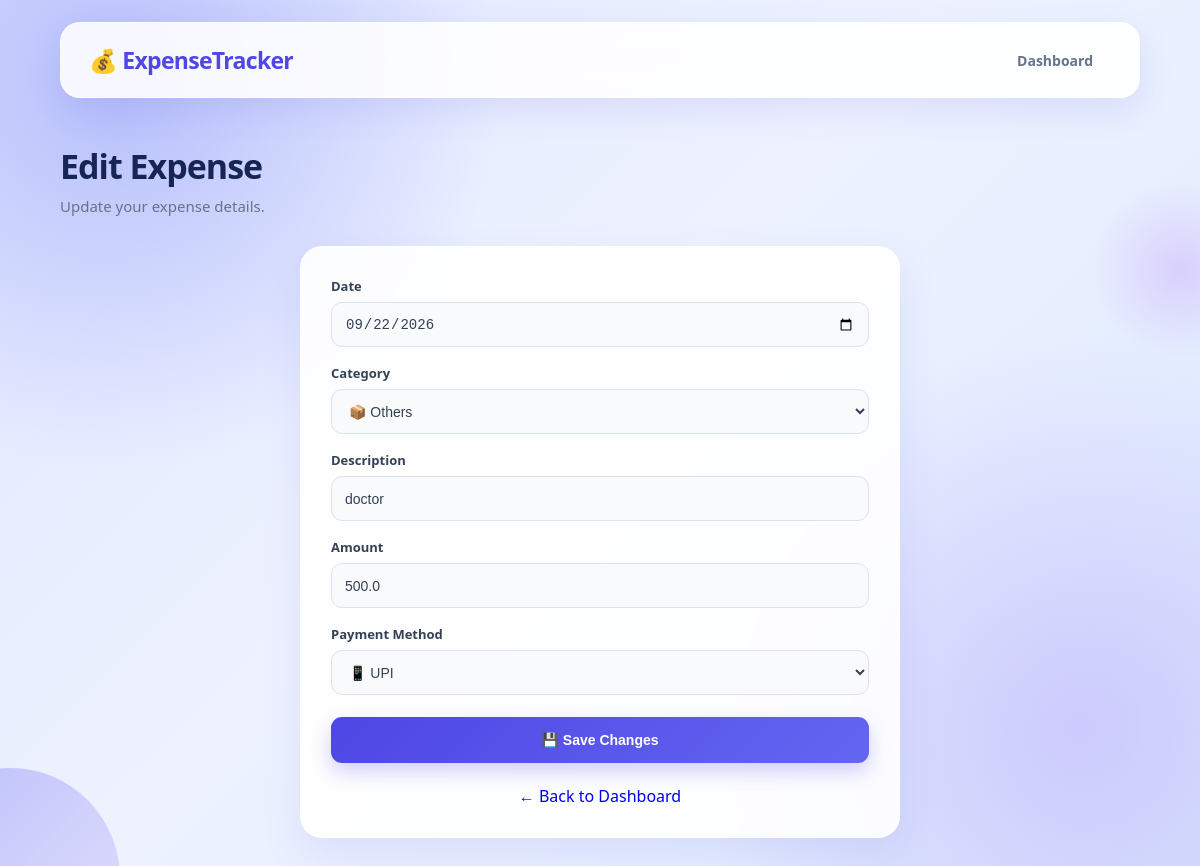
Page /edit/8 on the committed database.
### tables this page shows
CREATE TABLE expenses (

            id INTEGER PRIMARY KEY AUTOINCREMENT,

            date TEXT NOT NULL,

            category TEXT NOT NULL,

            description TEXT NOT NULL,

            amount REAL NOT NULL,

            payment TEXT NOT NULL

        );

### app.py (the view, shortened to what this page needs)
@app.route("/edit/<int:id>", methods=["GET", "POST"])
def edit_expense(id):
    connection = get_db_connection()
    expense = connection.execute(
        """
        SELECT *
        FROM expenses
        WHERE id = ?
        """,
        (id,)
    ).fetchone()
    if expense is None:
        connection.close()
        return "Expense not found", 404
    connection.close()
    return render_template(
        "edit.html",
        expense=expense
    )

### app.py (called while the page is built)
def get_db_connection():
    connection = sqlite3.connect("expense_tracker.db")
    connection.row_factory = sqlite3.Row
    return connection

### templates/edit.html (shortened to what this page needs)
<!DOCTYPE html>
<html lang="en">
<head>
    <link rel="stylesheet" href="{{ url_for('static', filename='style.css') }}">
</head>
<body>
<header>
    <div class="logo">💰 ExpenseTracker</div>
    <nav><a href="/">Dashboard</a></nav>
</header>
<div class="container">
    <div class="page-title">
        <h1>Edit Expense</h1>
        <p>Update your expense details.</p>
    </div>
    <div class="form-card" style="max-width:600px; margin:auto;">
        <form action="/edit/{{ expense['id'] }}" method="POST">
            <div class="form-group">
                <label for="date">Date</label>
                <input type="date" id="date" name="date" value="{{ expense['date'] }}" required>
            </div>
            <div class="form-group">
                <label for="category">Category</label>
                <select id="category" name="category" required>
                    <option value="Others" {% if expense['category'] == 'Others' %}selected{% endif %}>📦 Others</option>
                </select>
            </div>
            <div class="form-group">
                <label for="description">Description</label>
                <input type="text" id="description" name="description" value="{{ expense['description'] }}" required>
            </div>
            <div class="form-group">
                <label for="amount">Amount</label>
                <input type="number" id="amount" name="amount" value="{{ expense['amount'] }}" min="0" step="0.01" required>
            </div>
            <div class="form-group">
                <label for="payment">Payment Method</label>
                <select id="payment" name="payment" required>
                    <option value="UPI" {% if expense['payment'] == 'UPI' %}selected{% endif %}>📱 UPI</option>
                </select>
            </div>
            <button type="submit">💾 Save Changes</button>
            <br><br>
            <a href="/" style="display:block; text-align:center; text-decoration:none;">← Back to Dashboard</a>
        </form>
    </div>
</div>
</body>
</html>

### rows in the picture
expenses: date "09/22/2026", category "📦 Others", description "doctor", amount "500.0", payment "📱 UPI"
